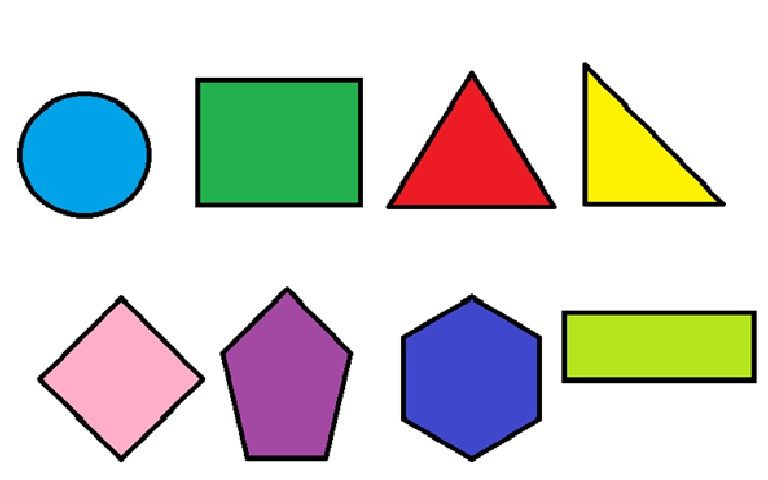
#> input picture temp/figuras.jpg, 768 x 480 px
$ jupyter execute --allow-errors problem_set_5.ipynb   (older library calls are emulated)
#> lines starting #> are read from the running program, lines starting #| are printed output that depends on the picture; after the words box and inside, x2 and y2 are one past the last pixel; in counts of white or black regions, pixels touching at a corner belong together
#> further down, img1 is the input picture: shape (480, 768, 3); mean B, G, R 206.1, 210.8, 208.6
# <center>Digital Image Processing - Problem Set 5</center>

### Student Names:

### Problem 1

Write a function that describes <i>each</i> object in a binary image using the Hu statistical moments. The Hu moments are invariant to rotation, scale and translation. These moments can be defined for <i>each</i> region in a binary image. The OpenCV function to compute these moments is <tt>cv2.HuMoments</tt>.

[cell 1]
import cv2
import numpy as np
from matplotlib import pyplot as plt


def humom(img):
    #umbralización de la imagen
    imgn = cv2.cvtColor(img, cv2.COLOR_BGR2GRAY)
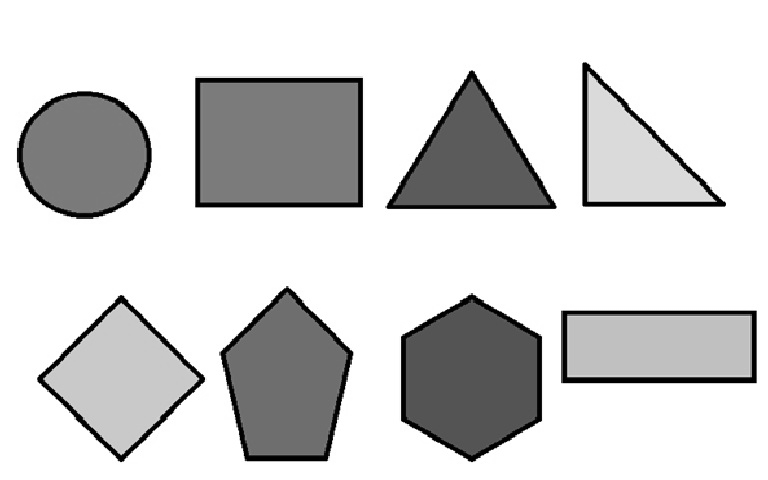
#> imgn: shape (480, 768); min 0, max 255, mean 209.6
    imgn = cv2.GaussianBlur(imgn, (7, 7), 3)
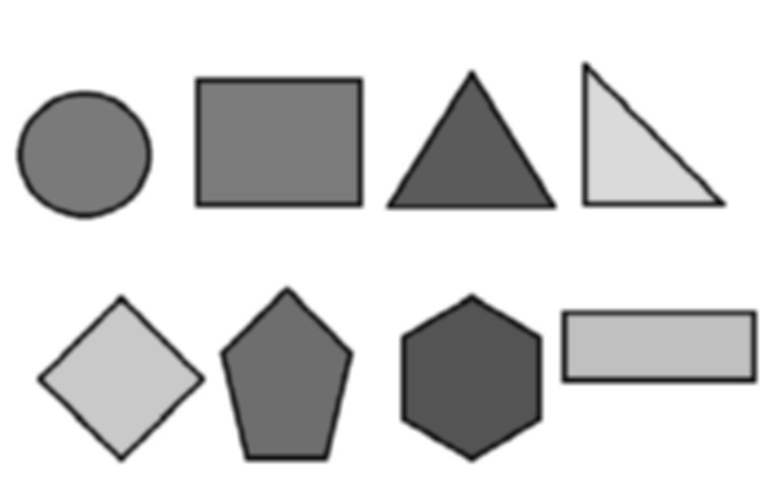
#> imgn: shape (480, 768); min 5, max 255, mean 209.6
    _, cnt = cv2.threshold(imgn, 0, 255, cv2.THRESH_BINARY | cv2.THRESH_TRIANGLE)
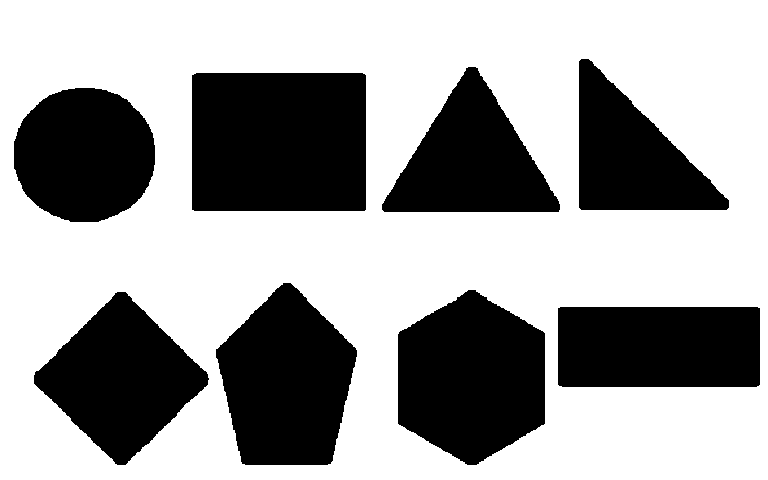
#> cnt: shape (480, 768); 63% white; 8 black regions

    # obtención de los contornos en la imagen
    _, contornos, _ = cv2.findContours(cnt, cv2.RETR_TREE, cv2.CHAIN_APPROX_SIMPLE)
#> contornos = 9 contours; largest, box (x1, y1, x2, y2) and area: (0, 0, 768, 480) 367393, (191, 72, 367, 212) 24307, (397, 289, 546, 466) 19933, (215, 282, 358, 466) 18493, (33, 291, 210, 466) 16590
    car = []
    for c in contornos:
        area = cv2.contourArea(c)
        #filtro de contornos no deseados como el borde de toda la imagen
        if area < 50000:
            # dibujar los contornos sobre las imagenes
            img_c = cv2.drawContours(img, [c], 0, (0, 255, 0), 2, cv2.LINE_AA)
            #obtención de los 7 momentos Hu de cada figura geometrica en la imagen
            mom = cv2.moments(c)
            car.append(cv2.HuMoments(mom))
#> this loop made 9 passes
#> area on passes 2 to 9: 16425, 16589.5, 19933, 18493, 15275, 24307, 14425, 12947
#> (c, area) on pass 1: ([[0, 0], [0, 479], [767, 479], [767, 0]], 367393)
#> pass 3, in humom, `img_c = cv2.drawContours(img, [c], 0, (0, 255, 0), 2, cv2.LINE_AA)`:
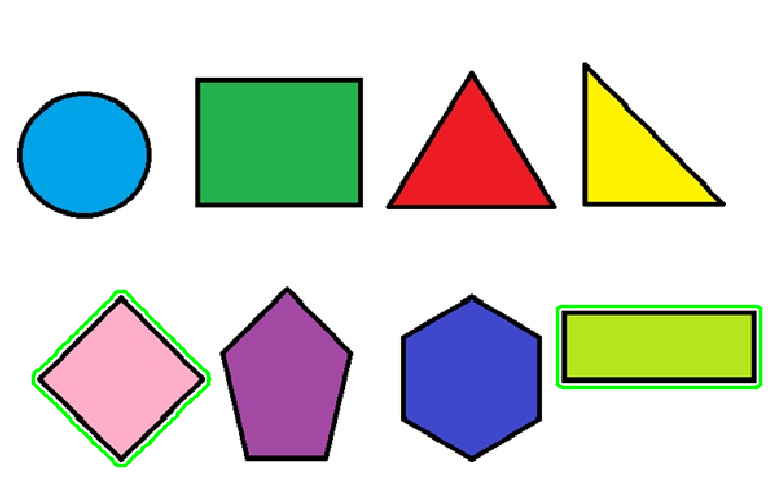
#> img_c: shape (480, 768, 3); mean B, G, R 203.5, 210.8, 206
#> after the loop:
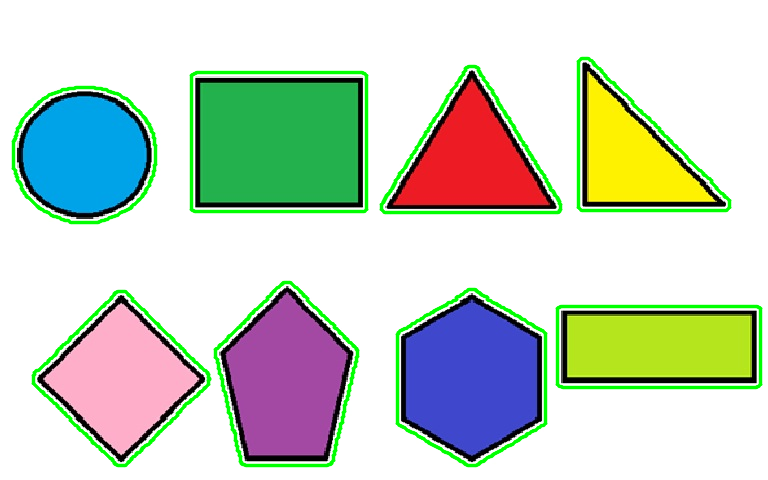
#> img: shape (480, 768, 3); 5.7% of pixels changed, all inside (x1, y1, x2, y2) = (11, 56, 763, 468)
#> after the loop, car = 8 items
    return img_c,car

# ["figuras.jpg","shapes.png"]
img1 = cv2.imread("figuras.jpg")
img2 = cv2.imread("shapes.png")

cont,hum = humom(img1)
#> hum = 8 items
for hm in enumerate(hum):
    print(hm)
#> this loop made 8 passes
#> (printed output is left out)

plt.imshow(cont, cmap="gray")
plt.title("Original")
plt.axis("off")
plt.show()

#> (the rest of this cell did not finish here and is left out)
